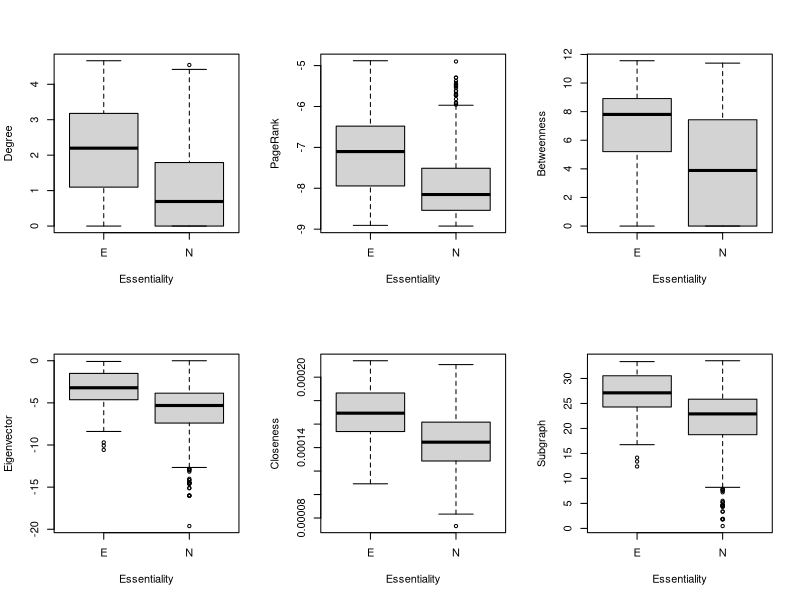
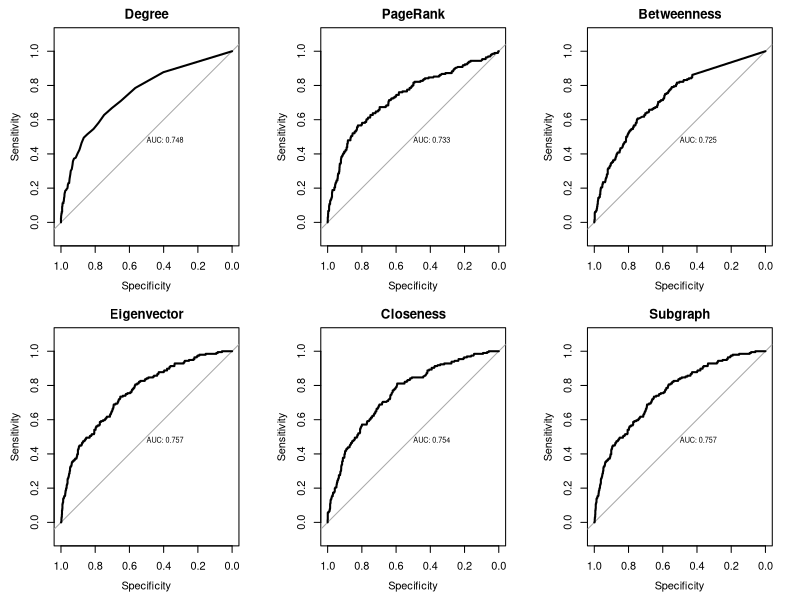

These figures' R source, in order:
## ---- chunk 1
library(igraph)
## ---- chunk 2
# エッジリストの読み込み
d <- read.table("../data/ecoli_ppi_Hu_etal_2009.txt")
# グラフオブジェクトの作成
g <- simplify(graph.data.frame(d,directed=F),remove.multiple=T,remove.loops=T)

# 最大連結成分の取得
cls <- clusters(g,"weak")
g <- induced_subgraph(g, V(g)$name[cls$membership==which(cls$csize==max(cls$csize))[[1]]])
## ---- chunk 3
# 次数中心性（degree centrality）
degree <- degree(g)
# 固有ベクトル中心性（eigenvector centraliry）
eigen <- evcent(g)$vector
# PageRank
page <- page.rank(g)$vector
# 近接中心性（closeness centrality）
closen <- closeness(g)
# 媒介中心性（betweenness centrality）
between <- betweenness(g)
# サブグラフ中心性（subgraph centrality）
subgraph <- subgraph.centrality(g)
## ---- chunk 4
# データフレームにまとめる
nprop <- data.frame(V(g)$name,degree,eigen,page,closen,between,subgraph)
names(nprop)[[1]] <- "gene"
## ---- chunk 5
ess <- read.table("../data/ecoli_proteins_essentiality_Baba2006MSB.txt",header=T)
# 必須（E），非必須（N），不明（u）
## ---- chunk 6
# 中心性指標のデータと必須性のデータをマージする
d <- merge(ess, nprop,by="gene")
# unknownの遺伝子を除外する。
d <- d[d$essential!="u",]
## ---- chunk 7
layout(matrix(1:6, ncol=3))
# 次数中心性（degree centrality）
boxplot(log(d$degree)~d$essential,xlab="Essentiality",ylab="Degree")
# 固有ベクトル中心性（eigenvector centraliry）
boxplot(log(d$eigen)~d$essential,xlab="Essentiality",ylab="Eigenvector")
# PageRank
boxplot(log(d$page)~d$essential,xlab="Essentiality",ylab="PageRank")
# 近接中心性（closeness centrality）
boxplot(d$closen~d$essential,xlab="Essentiality",ylab="Closeness")
# 媒介中心性（betweenness centrality）
boxplot(log(d$between+1)~d$essential,xlab="Essentiality",ylab="Betweenness")
# サブグラフ中心性（subgraph centrality）
boxplot(log(d$subgraph)~d$essential,xlab="Essentiality",ylab="Subgraph")
## ---- chunk 8
# 必須タンパク質の中心性指標
ess_nprop <- d[d$essential=="E",]
# 非必須タンパク質の中心性指標
noness_nprop <- d[d$essential=="N",]
## ---- chunk 9
cat("次数中心性（degree centrality）
    中央値　必須：",median(ess_nprop$degree),"非必須：",median(noness_nprop$degree),"\n")
wilcox.test(ess_nprop$degree, noness_nprop$degree)
## ---- chunk 10
cat("固有ベクトル中心性（eigenvector centraliry）
    中央値　必須：",median(ess_nprop$eigen),"非必須：",median(noness_nprop$eigen),"\n")
wilcox.test(ess_nprop$eigen, noness_nprop$eigen)

cat("PageRank
    中央値　必須：",median(ess_nprop$page),"非必須：",median(noness_nprop$page),"\n")
wilcox.test(ess_nprop$page, noness_nprop$page)

cat("近接中心性（closeness centrality）
    中央値　必須：",median(ess_nprop$closen),"非必須：",median(noness_nprop$closen),"\n")
wilcox.test(ess_nprop$closen, noness_nprop$closen)

cat("媒介中心性（betweenness centrality）
    中央値　必須：",median(ess_nprop$between),"非必須：",median(noness_nprop$between),"\n")
wilcox.test(ess_nprop$between, noness_nprop$between)

cat("サブグラフ中心性（subgraph centrality）
    中央値　必須：",median(ess_nprop$subgraph),"非必須：",median(noness_nprop$subgraph),"\n")
wilcox.test(ess_nprop$subgraph, noness_nprop$subgraph)
## ---- chunk 11
# 必須なら1，非必須なら0とする。
ess_score <- ifelse(d$essential == "E",1,0)
# ROCカーブを書くためのパッケージを読み込む
library(pROC)
## ---- chunk 12
layout(matrix(1:6, ncol=3))
# 次数中心性（degree centrality）
plot.roc(ess_score,d$degree,print.auc=T,main="Degree")
# 固有ベクトル中心性（eigenvector centraliry）
plot.roc(ess_score,d$eigen,print.auc=T,main="Eigenvector")
# PageRank
plot.roc(ess_score,d$page,print.auc=T,main="PageRank")
# 近接中心性（closeness centrality）
plot.roc(ess_score,d$closen,print.auc=T,main="Closeness")
# 媒介中心性（betweenness centrality）
plot.roc(ess_score,d$between,print.auc=T,main="Betweenness")
# サブグラフ中心性（Subgraph centrality）
plot.roc(ess_score,d$subgraph,print.auc=T,main="Subgraph")
